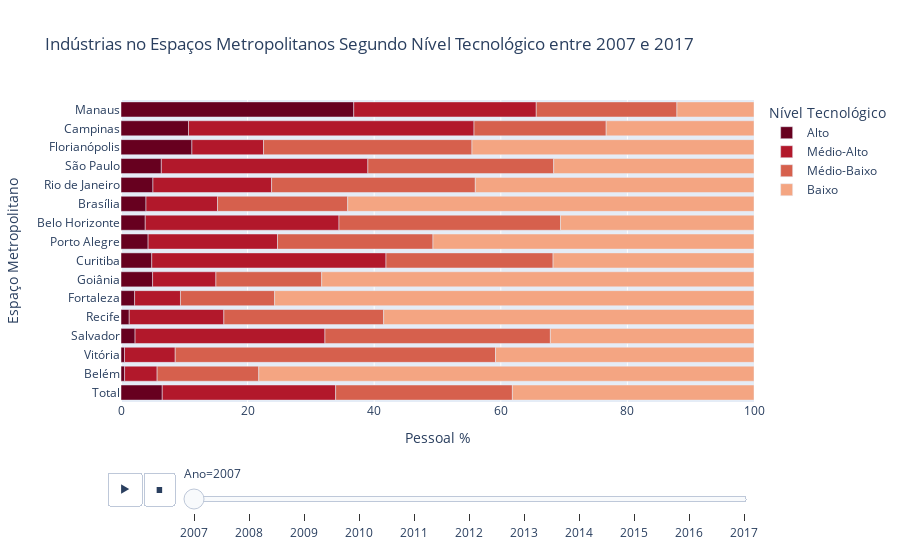

Notebook code cell kept with this figure:
### Code cell
fig = ind.ind_tech_level_evolution_dynamic(
    list_years=list(range(2007,2018))
    , list_ufs=['AM', 'BA', 'CE', 'DF', 'ES', 'GO', 'MG','PA','PE','PR','RJ','RS','SC', 'SP']
    , list_tec_level=None
    , range_x=100
    , relative = True
    , focus='Alto'
)
fig

### Figure 1 — Plotly figure (JSON) as saved in the notebook; plotly's stock layout.template omitted (floating-point values rounded to 4 significant figures)
{"data": [{"alignmentgroup": "True", "hovertemplate": "Nível Tecnológico=Alto<br>Ano=2007<br>Pessoal %=%{x}<br>Espaço Metropolitano=%{y}<extra></extra>", "legendgroup": "Alto", "marker": {"color": "rgb(103,0,31)"}, "name": "Alto", "offsetgroup": "Alto", "orientation": "h", "showlegend": true, "textposition": "auto", "type": "bar", "x": [3.832, 0.5693, 10.67, 4.859, 11.2, 2.152, 4.989, 36.77, 4.285, 1.302, 5.046, 2.224, 6.373, 0.557, 3.948, 6.518], "xaxis": "x", "y": ["Belo Horizonte", "Belém", "Campinas", "Curitiba", "Florianópolis", "Fortaleza", "Goiânia", "Manaus", "Porto Alegre", "Recife", "Rio de Janeiro", "Salvador", "São Paulo", "Vitória", "Brasília", "Total"], "yaxis": "y"}, {"alignmentgroup": "True", "hovertemplate": "Nível Tecnológico=Médio-Alto<br>Ano=2007<br>Pessoal %=%{x}<br>Espaço Metropolitano=%{y}<extra></extra>", "legendgroup": "Médio-Alto", "marker": {"color": "rgb(178,24,43)"}, "name": "Médio-Alto", "offsetgroup": "Médio-Alto", "orientation": "h", "showlegend": true, "textposition": "auto", "type": "bar", "x": [30.61, 5.139, 45.1, 37.0, 11.31, 7.243, 10.01, 28.83, 20.44, 14.95, 18.74, 30.0, 32.63, 8.008, 11.3, 27.39], "xaxis": "x", "y": ["Belo Horizonte", "Belém", "Campinas", "Curitiba", "Florianópolis", "Fortaleza", "Goiânia", "Manaus", "Porto Alegre", "Recife", "Rio de Janeiro", "Salvador", "São Paulo", "Vitória", "Brasília", "Total"], "yaxis": "y"}, {"alignmentgroup": "True", "hovertemplate": "Nível Tecnológico=Médio-Baixo<br>Ano=2007<br>Pessoal %=%{x}<br>Espaço Metropolitano=%{y}<extra></extra>", "legendgroup": "Médio-Baixo", "marker": {"color": "rgb(214,96,77)"}, "name": "Médio-Baixo", "offsetgroup": "Médio-Baixo", "orientation": "h", "showlegend": true, "textposition": "auto", "type": "bar", "x": [35.0, 16.06, 20.88, 26.39, 32.93, 14.88, 16.71, 22.23, 24.56, 25.24, 32.18, 35.61, 29.35, 50.6, 20.56, 27.92], "xaxis": "x", "y": ["Belo Horizonte", "Belém", "Campinas", "Curitiba", "Florianópolis", "Fortaleza", "Goiânia", "Manaus", "Porto Alegre", "Recife", "Rio de Janeiro", "Salvador", "São Paulo", "Vitória", "Brasília", "Total"], "yaxis": "y"}, {"alignmentgroup": "True", "hovertemplate": "Nível Tecnológico=Baixo<br>Ano=2007<br>Pessoal %=%{x}<br>Espaço Metropolitano=%{y}<extra></extra>", "legendgroup": "Baixo", "marker": {"color": "rgb(244,165,130)"}, "name": "Baixo", "offsetgroup": "Baixo", "orientation": "h", "showlegend": true, "textposition": "auto", "type": "bar", "x": [30.56, 78.23, 23.35, 31.74, 44.56, 75.73, 68.3, 12.17, 50.71, 58.51, 44.03, 32.17, 31.64, 40.84, 64.19, 38.17], "xaxis": "x", "y": ["Belo Horizonte", "Belém", "Campinas", "Curitiba", "Florianópolis", "Fortaleza", "Goiânia", "Manaus", "Porto Alegre", "Recife", "Rio de Janeiro", "Salvador", "São Paulo", "Vitória", "Brasília", "Total"], "yaxis": "y"}], "layout": {"autosize": true, "barmode": "relative", "legend": {"title": {"text": "Nível Tecnológico"}, "tracegroupgap": 0}, "sliders": [{"active": 0, "currentvalue": {"prefix": "Ano="}, "len": 0.9, "pad": {"b": 10, "t": 60}, "steps": [{"args": [["2007"], {"frame": {"duration": 0, "redraw": true}, "fromcurrent": true, "mode": "immediate", "transition": {"duration": 0, "easing": "linear"}}], "label": "2007", "method": "animate"}, {"args": [["2008"], {"frame": {"duration": 0, "redraw": true}, "fromcurrent": true, "mode": "immediate", "transition": {"duration": 0, "easing": "linear"}}], "label": "2008", "method": "animate"}, {"args": [["2009"], {"frame": {"duration": 0, "redraw": true}, "fromcurrent": true, "mode": "immediate", "transition": {"duration": 0, "easing": "linear"}}], "label": "2009", "method": "animate"}, {"args": [["2010"], {"frame": {"duration": 0, "redraw": true}, "fromcurrent": true, "mode": "immediate", "transition": {"duration": 0, "easing": "linear"}}], "label": "2010", "method": "animate"}, {"args": [["2011"], {"frame": {"duration": 0, "redraw": true}, "fromcurrent": true, "mode": "immediate", "transition": {"duration": 0, "easing": "linear"}}], "label": "2011", "method": "animate"}, {"args": [["2012"], {"frame": {"duration": 0, "redraw": true}, "fromcurrent": true, "mode": "immediate", "transition": {"duration": 0, "easing": "linear"}}], "label": "2012", "method": "animate"}, {"args": [["2013"], {"frame": {"duration": 0, "redraw": true}, "fromcurrent": true, "mode": "immediate", "transition": {"duration": 0, "easing": "linear"}}], "label": "2013", "method": "animate"}, {"args": [["2014"], {"frame": {"duration": 0, "redraw": true}, "fromcurrent": true, "mode": "immediate", "transition": {"duration": 0, "easing": "linear"}}], "label": "2014", "method": "animate"}, {"args": [["2015"], {"frame": {"duration": 0, "redraw": true}, "fromcurrent": true, "mode": "immediate", "transition": {"duration": 0, "easing": "linear"}}], "label": "2015", "method": "animate"}, {"args": [["2016"], {"frame": {"duration": 0, "redraw": true}, "fromcurrent": true, "mode": "immediate", "transition": {"duration": 0, "easing": "linear"}}], "label": "2016", "method": "animate"}, {"args": [["2017"], {"frame": {"duration": 0, "redraw": true}, "fromcurrent": true, "mode": "immediate", "transition": {"duration": 0, "easing": "linear"}}], "label": "2017", "method": "animate"}], "x": 0.1, "xanchor": "left", "y": 0, "yanchor": "top"}], "title": {"text": "Indústrias no Espaços Metropolitanos Segundo Nível Tecnológico entre 2007 e 2017"}, "updatemenus": [{"buttons": [{"args": [null, {"frame": {"duration": 2000, "redraw": true}, "fromcurrent": true, "mode": "immediate", "transition": {"duration": 500, "easing": "linear"}}], "label": "&#9654;", "method": "animate"}, {"args": [[null], {"frame": {"duration": 0, "redraw": true}, "fromcurrent": true, "mode": "immediate", "transition": {"duration": 0, "easing": "linear"}}], "label": "&#9724;", "method": "animate"}], "direction": "left", "pad": {"r": 10, "t": 70}, "showactive": false, "type": "buttons", "x": 0.1, "xanchor": "right", "y": 0, "yanchor": "top"}], "xaxis": {"anchor": "y", "domain": [0, 1], "range": [0, 100], "title": {"text": "Pessoal %"}, "type": "linear"}, "yaxis": {"anchor": "x", "autorange": true, "categoryarray": ["Total", "Belém", "Vitória", "Salvador", "Recife", "Fortaleza", "Goiânia", "Curitiba", "Porto Alegre", "Belo Horizonte", "Brasília", "Rio de Janeiro", "São Paulo", "Florianópolis", "Campinas", "Manaus"], "categoryorder": "array", "domain": [0, 1], "range": [-0.5, 15.5], "title": {"text": "Espaço Metropolitano"}, "type": "category"}}}
